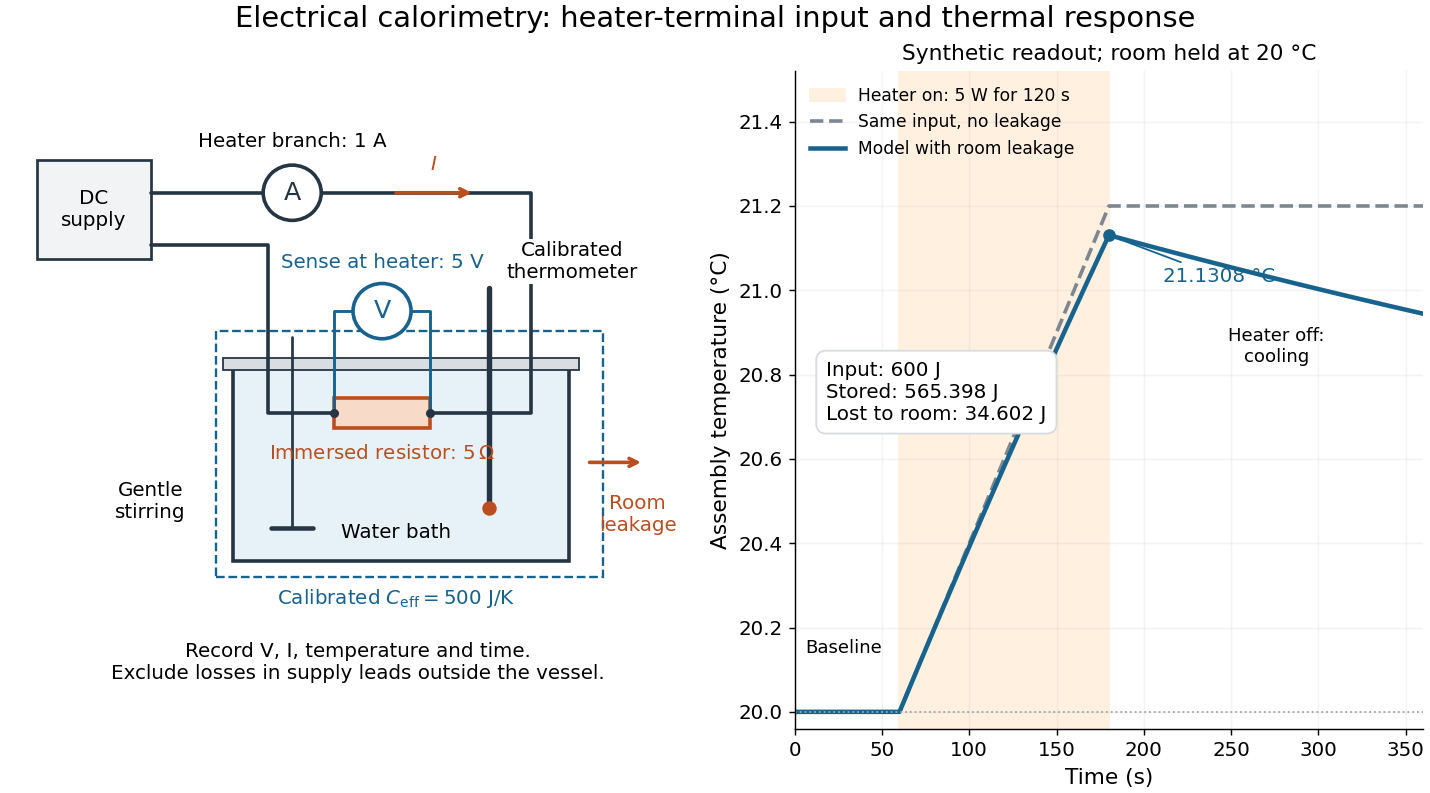

This chart was generated by the following Python code:
"""Original measurement schematic and synthetic calorimeter readout.

Python 3.14 / matplotlib 3.10.7 / numpy 2.3.5. Run from _media to save the PNG.
The temperature curve solves C dT/dt = P - G(T - T_room), not measured data.
"""
from pathlib import Path

import matplotlib.pyplot as plt
from matplotlib.patches import Circle, Rectangle
import numpy as np


def main():
    plt.rcParams.update({"font.size": 11, "axes.labelsize": 12})
    fig = plt.figure(figsize=(11, 6.1), layout="constrained")
    gs = fig.add_gridspec(1, 2, width_ratios=[1.1, 1])
    ax, trace = fig.add_subplot(gs[0, 0]), fig.add_subplot(gs[0, 1])
    fig.suptitle("Electrical calorimetry: heater-terminal input and thermal response", fontsize=16)
    ax.set(xlim=(0, 10), ylim=(0, 10))
    ax.axis("off")
    ink, blue, orange = "#263544", "#17638d", "#bb4e20"

    def wire(xs, ys, color=ink, lw=2):
        ax.plot(xs, ys, color=color, lw=lw, solid_capstyle="round")

    def meter(x, y, label, color=ink):
        ax.add_patch(Circle((x, y), .42, facecolor="white", edgecolor=color, lw=2, zorder=4))
        ax.text(x, y, label, ha="center", va="center", fontsize=14, color=color, zorder=5)

    ax.add_patch(Rectangle((.45, 7.15), 1.65, 1.5, facecolor="#f1f3f5", edgecolor=ink, lw=1.5))
    ax.text(1.27, 7.9, "DC\nsupply", ha="center", va="center")
    wire([2.1, 7.6, 7.6, 6.15], [8.15, 8.15, 4.8, 4.8])
    wire([4.75, 3.8, 3.8, 2.1], [4.8, 4.8, 7.35, 7.35])
    meter(4.15, 8.15, "A")
    ax.text(4.15, 8.85, "Heater branch: 1 A", ha="center")
    ax.annotate("", xy=(6.8, 8.15), xytext=(5.6, 8.15), arrowprops={"arrowstyle": "->", "color": orange, "lw": 2})
    ax.text(6.2, 8.5, r"$I$", ha="center", color=orange)
    # The blue pair attaches directly at the heater terminals, inside the boundary.
    wire([4.75, 4.75, 5.03], [4.8, 6.35, 6.35], blue, 1.6)
    wire([5.87, 6.15, 6.15], [6.35, 6.35, 4.8], blue, 1.6)
    meter(5.45, 6.35, "V", blue)
    ax.text(5.45, 7.0, "Sense at heater: 5 V", ha="center", color=blue)
    ax.add_patch(Rectangle((3.3, 2.55), 4.85, 3.0, facecolor="#e6f2f8", edgecolor=ink, lw=2))
    ax.add_patch(Rectangle((3.15, 5.45), 5.15, .18, facecolor="#d8dde2", edgecolor=ink))
    ax.add_patch(Rectangle((3.05, 2.3), 5.6, 3.75, fill=False, edgecolor=blue, ls="--", lw=1.3))
    ax.add_patch(Rectangle((4.75, 4.57), 1.4, .46, facecolor="#f7dbc8", edgecolor=orange, lw=2))
    ax.text(5.45, 4.1, r"Immersed resistor: $5\,\Omega$", ha="center", color=orange)
    for x in [4.75, 6.15]:
        ax.plot(x, 4.8, "o", ms=4, color=ink, zorder=6)
    wire([7.0, 7.0], [6.7, 3.35], lw=3)
    ax.plot(7, 3.35, "o", color=orange, ms=7)
    ax.text(8.2, 6.85, "Calibrated\nthermometer", ha="center",
            bbox={"facecolor": "white", "edgecolor": "none", "pad": 1.0})
    wire([4.15, 4.15], [5.95, 3.05], lw=1.5)
    wire([3.85, 4.45], [3.05, 3.05], lw=2.5)
    ax.text(2.1, 3.2, "Gentle\nstirring", ha="center")
    ax.text(5.65, 2.9, "Water bath", ha="center")
    ax.text(5.65, 1.9, r"Calibrated $C_{\mathrm{eff}}=500$ J/K", ha="center", color=blue)
    ax.annotate("", xy=(9.25, 4.05), xytext=(8.4, 4.05), arrowprops={"arrowstyle": "->", "color": orange, "lw": 2})
    ax.text(9.15, 3.0, "Room\nleakage", ha="center", color=orange)
    ax.text(5.1, .75, "Record V, I, temperature and time.\nExclude losses in supply leads outside the vessel.", ha="center", fontsize=11)

    time = np.linspace(0, 360, 721)
    C, G, P, room, start, stop = 500., .5, 5., 20., 60., 180.
    heating_duration = np.clip(time - start, 0, stop - start)
    excess = P / G * (-np.expm1(-G * heating_duration / C))
    excess *= np.exp(-G * np.maximum(time - stop, 0) / C)
    ideal = room + P / C * heating_duration
    trace.axvspan(start, stop, color="#fff0df", label="Heater on: 5 W for 120 s")
    trace.plot(time, ideal, "--", color="#7e8791", lw=2, label="Same input, no leakage")
    trace.plot(time, room + excess, color=blue, lw=2.5, label="Model with room leakage")
    trace.axhline(room, color="#9ba6af", lw=1, ls=":")
    endpoint = room + P / G * (-np.expm1(-G * (stop - start) / C))
    trace.plot(stop, endpoint, "o", color=blue, ms=6)
    trace.annotate("21.1308 °C", (stop, endpoint), xytext=(30, -26), textcoords="offset points", color=blue,
                   arrowprops={"arrowstyle": "-", "color": blue})
    trace.text(.05, .47, "Input: 600 J\nStored: 565.398 J\nLost to room: 34.602 J", transform=trace.transAxes,
               bbox={"boxstyle": "round,pad=0.5", "facecolor": "white", "edgecolor": "#d6dce0"})
    trace.text(28, 20.14, "Baseline", ha="center", fontsize=10)
    trace.text(276, 20.83, "Heater off:\ncooling", ha="center", fontsize=10)
    trace.set(xlabel="Time (s)", ylabel="Assembly temperature (°C)", xlim=(0, 360), ylim=(19.96, 21.52))
    trace.set_title("Synthetic readout; room held at 20 °C", fontsize=12)
    trace.legend(loc="upper left", fontsize=9.5, frameon=False)
    trace.grid(alpha=.15)
    trace.spines[["top", "right"]].set_visible(False)
    fig.savefig(Path(__file__).stem + ".png", dpi=130, facecolor="white", transparent=False)
    plt.close(fig)


if __name__ == "__main__":
    main()
